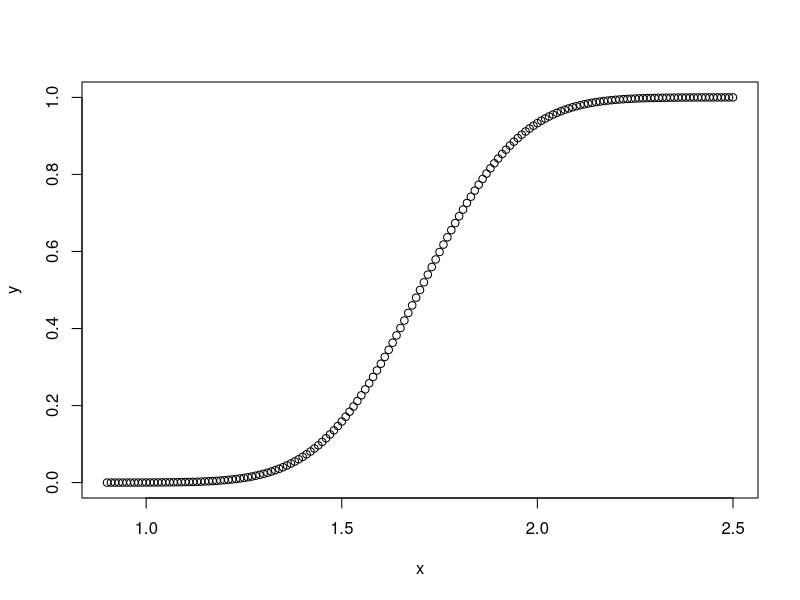

R code for this plot: (Note: this script raises an error after producing the figure.)
#Presentado por: Michael Rodriguez

# https://r-coder.com/distribucion-normal-r/

# funcion 'pnorm' util para calcular la probabilidad acumulada hasta ciertos puntos x<=n
# funcion 'qnorm' util para calcular a partir de la probabilidad el valor de x

# ------------------------------------------------------------------------------
# 1. La estatura de los habitantes de una ciudad tiene una distribución normal
# con media igual a 1.7 metros y desviación estándar de 0.2 metros. Hallar:

m <- 1.7  # media de alturas en metros
desv_std <- 0.2  # Desviacion estandar en metros

# grafica (preguntar)
x <- seq(m-(4*desv_std), m+(4*desv_std), by = 0.01)
y <- pnorm(x, mean = m, sd = desv_std)
plot(x, y)

# a. La probabilidad de que la estatura se encuentre entre 1.5 y 1.8 metros.
est_1 <- 1.5 # Estatura en metros
est_2 <- 1.8 # Estatura en metros
pnorm(est_2, mean = m, sd = desv_std) - pnorm(est_1, mean = media, sd = desv_std)

# b. La probabilidad de que la estatura sea mayor o igual a 1.8 metros.
1 - pnorm(est_2, mean = m, sd = desv_std)

# c. La probabilidad de que la estatura sea menor a 2 metros
est_3 <- 2 # Estatura en metros
pnorm(est_3, mean = m, sd = desv_std)

#   d. Suponga que la administración de la ciudad, decide convocar para las
# selecciones de baloncesto y boleyball, al 15% de las personas con la estura
# más alta. Cual es la estatura mínima que debe tener una persona para ser convocada?

qnorm(0.85, mean = m, sd = desv_std)

# ------------------------------------------------------------------------------
#2. Una fábrica produce pistones cuyos diámetros se encuentran distribuidos
# normalmente con una media de 5 cm y una desviación estándar igual a 0.2 cm.
# Para que un pistón pueda venderse su diámetro debe estar entre 4.8 y 5.2 cm.
# Si el diámetro del pistón es menor de 4.8 el pistón se desecha; si es mayor
# de 5.2 el pistón puede reprocesarse. Hallar la probabilidad de que: 

m <- 5.0  # Media de los diámetros de los pistones en cm
desv_std <- 0.2  # Desviación estándar de los diámetros en cm

# a. Un pistón fabricado pueda venderse 
pnorm(5.2, mean = m, sd = desv_std) - pnorm(4.8, mean = m, sd = desv_std)

# b. Un pistón fabricado sea desechado 
pnorm(4.8, mean = m, sd = desv_std)

# c. Que porcentaje de pistones es reprocesado?
1 - pnorm(5.2, mean = m, sd = desv_std)

# ------------------------------------------------------------------------------
# 3. Una universidad espera recibir una cantidad significativa de solicitudes de
# ingreso al primer año de de licenciatura. Se supone que las calificaciones
# obtenidas por los aspirantes en la prueba de admisión se encuentran normalmente
# distribuidas con una media de 950 puntos y una desviación estándar de 80 puntos.
# Si la universidad decide recibir al 25% de todos los aspirantes con la
# calificación más alta en la prueba de admisión, cual es la mínima calificación
# que es necesario obtener en esta prueba, para ser admitido por la universidad?

m <- 950  # Media de las calificaciones
desv_std <- 80  # Desviación estándar de las calificaciones

# Calcular la calificación mínima para estar en el 25% superior
qnorm(0.75, mean = m, sd = desv_std)

# ------------------------------------------------------------------------------
# 4. La vida útil de una marca de bombillas sigue una distribución normal de
# media 1.200 horas y desviación estándar de 250 horas. Si la empresa fabrica en
# una hora 1200 bombillas, responder:

m <- 1200  # Media de vida útil en horas
desv_std <- 250  # Desviación estándar
bombillas <- 1200  # Número total de bombillas fabricadas en 1 hora

#  a. Cuantas bombillas tienen un tiempo de vida inferior a 1050 horas?
prob_1050 <- pnorm(1050, mean = m, sd = desv_std)
prob_1050 * bombillas

#  b. Cuantas bombillas tienen un tiempo de vida superior a 1350 horas?
prob_1350 <- 1 - pnorm(1350, mean = m, sd = desv_std)
prob_1350 * bombillas

#  c. Cuantas bombillas tienen un tiempo de vida entre 1050 y 1350 horas?
prob_1050_1350 <- pnorm(1350, mean = m, sd = desv_std) - pnorm(1050, mean = m, sd = desv_std)
prob_1050_1350 * bombillas

# ------------------------------------------------------------------------------
# 5. La variable aleatoria Y tiene una distribución normal con media de 2.55 y
# desviación estándar 0.36. Halle los valores de la variable que cumplen las
# siguientes condiciones:

m <- 2.55
desv_std <- 0.36

# a. P(Y ≤ k) = 0.4801
qnorm(0.4801, mean = m, sd = desv_std)

# b. P(Y ≤ k) = 0.95
qnorm(0.95, mean = m, sd = desv_std)

# c. P(Y > k) = 0.54, lo que implica P(Y ≤ k) = 0.46
qnorm(0.46, mean = m, sd = desv_std)
